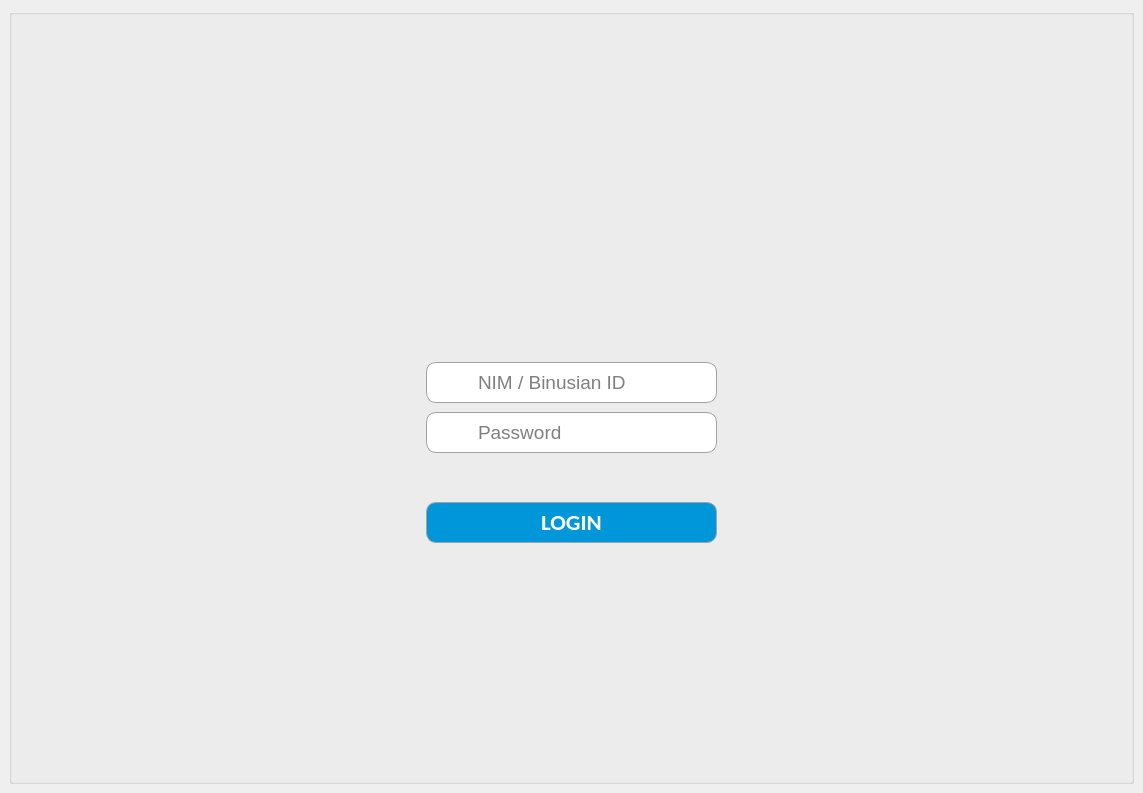
<?xml version="1.0" encoding="UTF-8"?>
<ui version="4.0">
 <class>MainWindow</class>
 <widget class="QMainWindow" name="MainWindow">
  <property name="geometry">
   <rect>
    <x>0</x>
    <y>0</y>
    <width>1143</width>
    <height>793</height>
   </rect>
  </property>
  <property name="sizePolicy">
   <sizepolicy hsizetype="Expanding" vsizetype="Expanding">
    <horstretch>0</horstretch>
    <verstretch>0</verstretch>
   </sizepolicy>
  </property>
  <property name="windowTitle">
   <string>MainWindow</string>
  </property>
  <widget class="QWidget" name="centralwidget">
   <layout class="QHBoxLayout" name="horizontalLayout">
    <item>
     <widget class="QGroupBox" name="groupBox">
      <property name="sizePolicy">
       <sizepolicy hsizetype="Expanding" vsizetype="Expanding">
        <horstretch>0</horstretch>
        <verstretch>0</verstretch>
       </sizepolicy>
      </property>
      <property name="autoFillBackground">
       <bool>false</bool>
      </property>
      <property name="styleSheet">
       <string notr="true">border-image: url(:/logo/Untitled.jpg);</string>
      </property>
      <layout class="QHBoxLayout" name="horizontalLayout_2">
       <item>
        <widget class="QGroupBox" name="groupBox_2">
         <property name="sizePolicy">
          <sizepolicy hsizetype="Fixed" vsizetype="Fixed">
           <horstretch>0</horstretch>
           <verstretch>0</verstretch>
          </sizepolicy>
         </property>
         <property name="minimumSize">
          <size>
           <width>390</width>
           <height>431</height>
          </size>
         </property>
         <property name="styleSheet">
          <string notr="true">border-image: url(:/logo/login.jpg); border-radius: 20px;

</string>
         </property>
         <widget class="QPushButton" name="loginButton">
          <property name="geometry">
           <rect>
            <x>50</x>
            <y>320</y>
            <width>291</width>
            <height>41</height>
           </rect>
          </property>
          <property name="font">
           <font>
            <family>Calibri</family>
            <pointsize>17</pointsize>
            <weight>75</weight>
            <bold>true</bold>
           </font>
          </property>
          <property name="styleSheet">
           <string notr="true">border-image: none;
background-color: rgb(0, 151, 218);
border-style:solid;
border-width:1px;
color:white;
border-radius: 10px;
border-color: rgb(162, 162, 162)</string>
          </property>
          <property name="text">
           <string>LOGIN</string>
          </property>
         </widget>
         <widget class="QLabel" name="passwordlogo">
          <property name="geometry">
           <rect>
            <x>70</x>
            <y>240</y>
            <width>21</width>
            <height>21</height>
           </rect>
          </property>
          <property name="text">
           <string/>
          </property>
          <property name="pixmap">
           <pixmap resource="test.qrc">:/logo/assets/2A.jpg</pixmap>
          </property>
          <property name="scaledContents">
           <bool>true</bool>
          </property>
         </widget>
         <widget class="QLineEdit" name="nimLine">
          <property name="geometry">
           <rect>
            <x>100</x>
            <y>190</y>
            <width>231</width>
            <height>25</height>
           </rect>
          </property>
          <property name="font">
           <font>
            <pointsize>14</pointsize>
            <weight>50</weight>
            <bold>false</bold>
           </font>
          </property>
          <property name="styleSheet">
           <string notr="true">border-image : none;
margin-bottom: 5px</string>
          </property>
          <property name="text">
           <string/>
          </property>
          <property name="cursorPosition">
           <number>0</number>
          </property>
          <property name="dragEnabled">
           <bool>false</bool>
          </property>
          <property name="readOnly">
           <bool>false</bool>
          </property>
          <property name="placeholderText">
           <string>NIM / Binusian ID</string>
          </property>
          <property name="clearButtonEnabled">
           <bool>false</bool>
          </property>
         </widget>
         <widget class="QLabel" name="profilelogo">
          <property name="geometry">
           <rect>
            <x>70</x>
            <y>190</y>
            <width>21</width>
            <height>21</height>
           </rect>
          </property>
          <property name="text">
           <string/>
          </property>
          <property name="pixmap">
           <pixmap resource="test.qrc">:/logo/assets/1A.jpg</pixmap>
          </property>
          <property name="scaledContents">
           <bool>true</bool>
          </property>
         </widget>
         <widget class="QLineEdit" name="passwordLine">
          <property name="geometry">
           <rect>
            <x>100</x>
            <y>240</y>
            <width>231</width>
            <height>25</height>
           </rect>
          </property>
          <property name="font">
           <font>
            <pointsize>14</pointsize>
           </font>
          </property>
          <property name="styleSheet">
           <string notr="true">border-image: none;
margin-bottom: 5px;
lineedit-password-character: 42;</string>
          </property>
          <property name="text">
           <string/>
          </property>
          <property name="cursorPosition">
           <number>0</number>
          </property>
          <property name="dragEnabled">
           <bool>false</bool>
          </property>
          <property name="readOnly">
           <bool>false</bool>
          </property>
          <property name="placeholderText">
           <string>Password</string>
          </property>
          <property name="clearButtonEnabled">
           <bool>true</bool>
          </property>
         </widget>
         <widget class="QLabel" name="label">
          <property name="geometry">
           <rect>
            <x>50</x>
            <y>180</y>
            <width>291</width>
            <height>41</height>
           </rect>
          </property>
          <property name="styleSheet">
           <string notr="true">border-image: none;
background-color: white;
border-style:solid;
border-width:1px;
color:white;
border-radius: 10px;
border-color: rgb(162, 162, 162)</string>
          </property>
          <property name="text">
           <string>TextLabel</string>
          </property>
         </widget>
         <widget class="QLabel" name="label_2">
          <property name="geometry">
           <rect>
            <x>50</x>
            <y>230</y>
            <width>291</width>
            <height>41</height>
           </rect>
          </property>
          <property name="styleSheet">
           <string notr="true">border-image: none;
background-color: white;
border-style:solid;
border-width:1px;
color:white;
border-radius: 10px;
border-color: rgb(162, 162, 162)
</string>
          </property>
          <property name="text">
           <string>TextLabel</string>
          </property>
         </widget>
         <zorder>label_2</zorder>
         <zorder>label</zorder>
         <zorder>loginButton</zorder>
         <zorder>passwordlogo</zorder>
         <zorder>nimLine</zorder>
         <zorder>profilelogo</zorder>
         <zorder>passwordLine</zorder>
        </widget>
       </item>
      </layout>
     </widget>
    </item>
   </layout>
  </widget>
 </widget>
 <resources>
  <include location="test.qrc"/>
  <include location="test.qrc"/>
  <include location="test.qrc"/>
 </resources>
 <connections/>
</ui>
